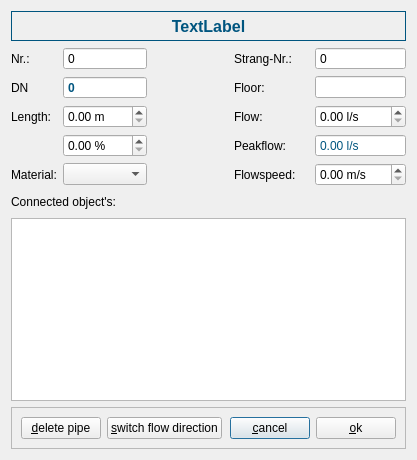
<?xml version="1.0" encoding="UTF-8"?>
<ui version="4.0">
 <class>GPipeInfoDialog</class>
 <widget class="QDialog" name="GPipeInfoDialog">
  <property name="geometry">
   <rect>
    <x>0</x>
    <y>0</y>
    <width>417</width>
    <height>460</height>
   </rect>
  </property>
  <property name="windowTitle">
   <string>Dialog</string>
  </property>
  <layout class="QGridLayout" name="gridLayout_2">
   <item row="3" column="2">
    <spacer name="horizontalSpacer_4">
     <property name="orientation">
      <enum>Qt::Horizontal</enum>
     </property>
     <property name="sizeHint" stdset="0">
      <size>
       <width>90</width>
       <height>20</height>
      </size>
     </property>
    </spacer>
   </item>
   <item row="9" column="0" colspan="5">
    <widget class="QFrame" name="frame">
     <property name="frameShape">
      <enum>QFrame::StyledPanel</enum>
     </property>
     <property name="frameShadow">
      <enum>QFrame::Raised</enum>
     </property>
     <layout class="QGridLayout" name="gridLayout">
      <item row="0" column="2">
       <spacer name="horizontalSpacer">
        <property name="orientation">
         <enum>Qt::Horizontal</enum>
        </property>
        <property name="sizeHint" stdset="0">
         <size>
          <width>240</width>
          <height>20</height>
         </size>
        </property>
       </spacer>
      </item>
      <item row="0" column="3">
       <widget class="QPushButton" name="cancelButton">
        <property name="text">
         <string>&amp;cancel</string>
        </property>
       </widget>
      </item>
      <item row="0" column="4">
       <widget class="QPushButton" name="okButton">
        <property name="text">
         <string>&amp;ok</string>
        </property>
       </widget>
      </item>
      <item row="0" column="0">
       <widget class="QPushButton" name="deleteButton">
        <property name="text">
         <string>&amp;delete pipe</string>
        </property>
       </widget>
      </item>
      <item row="0" column="1">
       <widget class="QPushButton" name="switchButton">
        <property name="text">
         <string>&amp;switch flow direction</string>
        </property>
       </widget>
      </item>
     </layout>
    </widget>
   </item>
   <item row="1" column="0">
    <widget class="QLabel" name="label_2">
     <property name="text">
      <string>Nr.:</string>
     </property>
    </widget>
   </item>
   <item row="3" column="0">
    <widget class="QLabel" name="label_3">
     <property name="text">
      <string>Length:</string>
     </property>
    </widget>
   </item>
   <item row="8" column="0" colspan="5">
    <widget class="QTableWidget" name="objectsTable"/>
   </item>
   <item row="1" column="3">
    <widget class="QLabel" name="label_4">
     <property name="text">
      <string>Strang-Nr.:</string>
     </property>
    </widget>
   </item>
   <item row="0" column="0" colspan="5">
    <widget class="QLabel" name="pipeTypeLabel">
     <property name="minimumSize">
      <size>
       <width>0</width>
       <height>30</height>
      </size>
     </property>
     <property name="palette">
      <palette>
       <active>
        <colorrole role="WindowText">
         <brush brushstyle="SolidPattern">
          <color alpha="255">
           <red>0</red>
           <green>85</green>
           <blue>127</blue>
          </color>
         </brush>
        </colorrole>
       </active>
       <inactive>
        <colorrole role="WindowText">
         <brush brushstyle="SolidPattern">
          <color alpha="255">
           <red>0</red>
           <green>85</green>
           <blue>127</blue>
          </color>
         </brush>
        </colorrole>
       </inactive>
       <disabled>
        <colorrole role="WindowText">
         <brush brushstyle="SolidPattern">
          <color alpha="255">
           <red>119</red>
           <green>120</green>
           <blue>120</blue>
          </color>
         </brush>
        </colorrole>
       </disabled>
      </palette>
     </property>
     <property name="font">
      <font>
       <pointsize>12</pointsize>
       <weight>75</weight>
       <bold>true</bold>
      </font>
     </property>
     <property name="frameShape">
      <enum>QFrame::Box</enum>
     </property>
     <property name="text">
      <string>TextLabel</string>
     </property>
     <property name="alignment">
      <set>Qt::AlignCenter</set>
     </property>
    </widget>
   </item>
   <item row="3" column="1">
    <widget class="QDoubleSpinBox" name="meterBox">
     <property name="toolTip">
      <string>Length of pipe</string>
     </property>
     <property name="suffix">
      <string> m</string>
     </property>
     <property name="maximum">
      <double>9999.000000000000000</double>
     </property>
    </widget>
   </item>
   <item row="7" column="2">
    <spacer name="horizontalSpacer_2">
     <property name="orientation">
      <enum>Qt::Horizontal</enum>
     </property>
     <property name="sizeHint" stdset="0">
      <size>
       <width>90</width>
       <height>20</height>
      </size>
     </property>
    </spacer>
   </item>
   <item row="7" column="0" colspan="2">
    <widget class="QLabel" name="label">
     <property name="text">
      <string>Connected object's:</string>
     </property>
    </widget>
   </item>
   <item row="7" column="4">
    <spacer name="horizontalSpacer_8">
     <property name="orientation">
      <enum>Qt::Horizontal</enum>
     </property>
     <property name="sizeHint" stdset="0">
      <size>
       <width>90</width>
       <height>20</height>
      </size>
     </property>
    </spacer>
   </item>
   <item row="7" column="3">
    <spacer name="horizontalSpacer_7">
     <property name="orientation">
      <enum>Qt::Horizontal</enum>
     </property>
     <property name="sizeHint" stdset="0">
      <size>
       <width>92</width>
       <height>20</height>
      </size>
     </property>
    </spacer>
   </item>
   <item row="1" column="2">
    <spacer name="horizontalSpacer_3">
     <property name="orientation">
      <enum>Qt::Horizontal</enum>
     </property>
     <property name="sizeHint" stdset="0">
      <size>
       <width>90</width>
       <height>20</height>
      </size>
     </property>
    </spacer>
   </item>
   <item row="1" column="1">
    <widget class="QSpinBox" name="nrBox">
     <property name="toolTip">
      <string>Pipe nr</string>
     </property>
     <property name="readOnly">
      <bool>true</bool>
     </property>
     <property name="buttonSymbols">
      <enum>QAbstractSpinBox::NoButtons</enum>
     </property>
     <property name="maximum">
      <number>9999</number>
     </property>
    </widget>
   </item>
   <item row="1" column="4">
    <widget class="QSpinBox" name="strangNrBox">
     <property name="readOnly">
      <bool>true</bool>
     </property>
     <property name="buttonSymbols">
      <enum>QAbstractSpinBox::NoButtons</enum>
     </property>
     <property name="maximum">
      <number>9999</number>
     </property>
    </widget>
   </item>
   <item row="2" column="1">
    <widget class="QSpinBox" name="dnBox">
     <property name="palette">
      <palette>
       <active>
        <colorrole role="Text">
         <brush brushstyle="SolidPattern">
          <color alpha="255">
           <red>0</red>
           <green>85</green>
           <blue>127</blue>
          </color>
         </brush>
        </colorrole>
       </active>
       <inactive>
        <colorrole role="Text">
         <brush brushstyle="SolidPattern">
          <color alpha="255">
           <red>0</red>
           <green>85</green>
           <blue>127</blue>
          </color>
         </brush>
        </colorrole>
       </inactive>
       <disabled>
        <colorrole role="Text">
         <brush brushstyle="SolidPattern">
          <color alpha="255">
           <red>119</red>
           <green>120</green>
           <blue>120</blue>
          </color>
         </brush>
        </colorrole>
       </disabled>
      </palette>
     </property>
     <property name="font">
      <font>
       <weight>75</weight>
       <bold>true</bold>
      </font>
     </property>
     <property name="readOnly">
      <bool>true</bool>
     </property>
     <property name="buttonSymbols">
      <enum>QAbstractSpinBox::NoButtons</enum>
     </property>
     <property name="maximum">
      <number>999</number>
     </property>
    </widget>
   </item>
   <item row="2" column="0">
    <widget class="QLabel" name="label_6">
     <property name="text">
      <string>DN</string>
     </property>
    </widget>
   </item>
   <item row="5" column="0">
    <widget class="QLabel" name="label_8">
     <property name="text">
      <string>Material:</string>
     </property>
    </widget>
   </item>
   <item row="2" column="3">
    <widget class="QLabel" name="label_5">
     <property name="text">
      <string>Floor:</string>
     </property>
    </widget>
   </item>
   <item row="2" column="4">
    <widget class="QLineEdit" name="foorEdit">
     <property name="readOnly">
      <bool>true</bool>
     </property>
    </widget>
   </item>
   <item row="3" column="3">
    <widget class="QLabel" name="label_7">
     <property name="text">
      <string>Flow:</string>
     </property>
    </widget>
   </item>
   <item row="3" column="4">
    <widget class="QDoubleSpinBox" name="flowBox">
     <property name="suffix">
      <string> l/s</string>
     </property>
     <property name="maximum">
      <double>999.000000000000000</double>
     </property>
    </widget>
   </item>
   <item row="5" column="3">
    <widget class="QLabel" name="label_9">
     <property name="text">
      <string>Flowspeed:</string>
     </property>
    </widget>
   </item>
   <item row="5" column="4">
    <widget class="QDoubleSpinBox" name="flowSpeedBox">
     <property name="toolTip">
      <string>Flowspeed of fluid</string>
     </property>
     <property name="suffix">
      <string> m/s</string>
     </property>
    </widget>
   </item>
   <item row="4" column="3">
    <widget class="QLabel" name="label_10">
     <property name="text">
      <string>Peakflow:</string>
     </property>
    </widget>
   </item>
   <item row="4" column="4">
    <widget class="QDoubleSpinBox" name="peakFlowBox">
     <property name="palette">
      <palette>
       <active>
        <colorrole role="Text">
         <brush brushstyle="SolidPattern">
          <color alpha="255">
           <red>0</red>
           <green>85</green>
           <blue>127</blue>
          </color>
         </brush>
        </colorrole>
       </active>
       <inactive>
        <colorrole role="Text">
         <brush brushstyle="SolidPattern">
          <color alpha="255">
           <red>0</red>
           <green>85</green>
           <blue>127</blue>
          </color>
         </brush>
        </colorrole>
       </inactive>
       <disabled>
        <colorrole role="Text">
         <brush brushstyle="SolidPattern">
          <color alpha="255">
           <red>119</red>
           <green>120</green>
           <blue>120</blue>
          </color>
         </brush>
        </colorrole>
       </disabled>
      </palette>
     </property>
     <property name="readOnly">
      <bool>true</bool>
     </property>
     <property name="buttonSymbols">
      <enum>QAbstractSpinBox::NoButtons</enum>
     </property>
     <property name="suffix">
      <string> l/s</string>
     </property>
     <property name="maximum">
      <double>999.990000000000009</double>
     </property>
    </widget>
   </item>
   <item row="5" column="1">
    <widget class="QComboBox" name="materialBox"/>
   </item>
   <item row="4" column="0">
    <widget class="QLabel" name="label_11">
     <property name="maximumSize">
      <size>
       <width>55</width>
       <height>30</height>
      </size>
     </property>
     <property name="text">
      <string/>
     </property>
     <property name="pixmap">
      <pixmap resource="images.qrc">:/formeln/DVEinzelwiderstaende.svg</pixmap>
     </property>
     <property name="scaledContents">
      <bool>true</bool>
     </property>
    </widget>
   </item>
   <item row="4" column="1">
    <widget class="QDoubleSpinBox" name="pressureLossResistanceBox">
     <property name="toolTip">
      <string>Pressure loss  total resistance in %</string>
     </property>
     <property name="suffix">
      <string> %</string>
     </property>
    </widget>
   </item>
  </layout>
 </widget>
 <resources>
  <include location="images.qrc"/>
 </resources>
 <connections/>
</ui>
